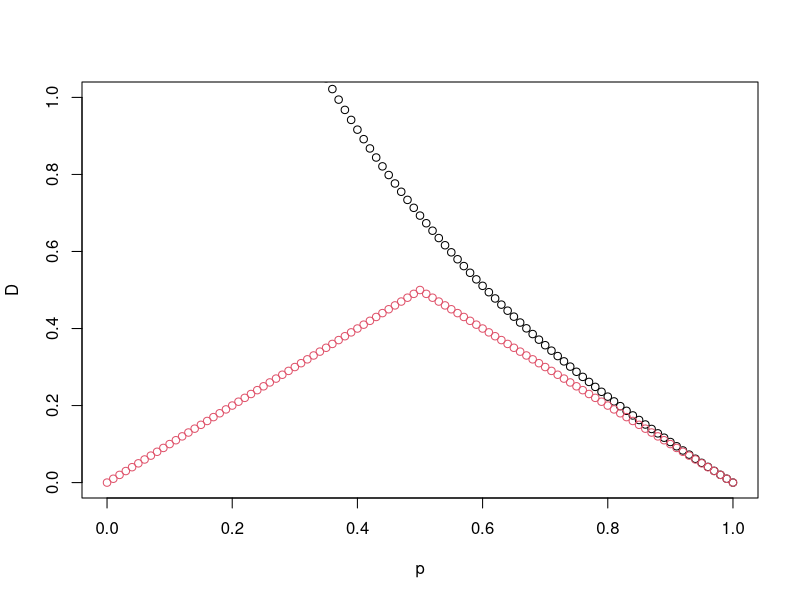
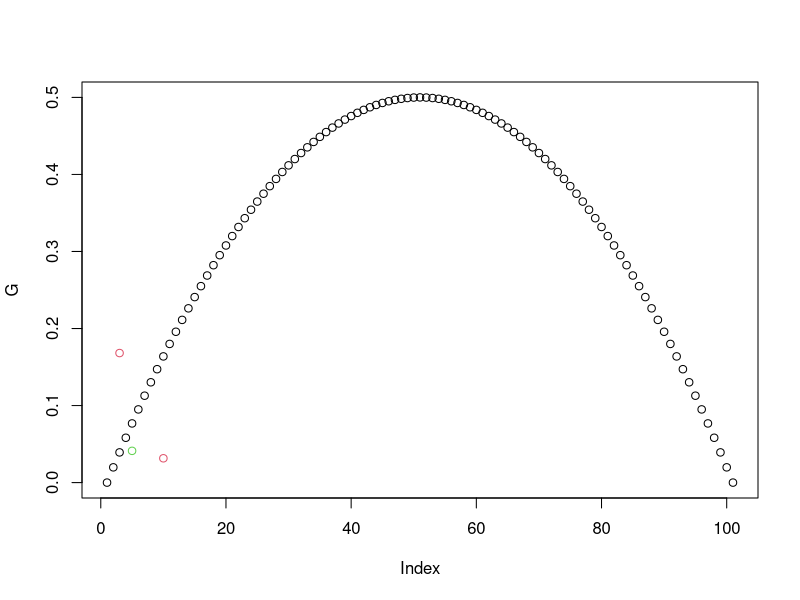

Generate these figures, in order, with R:
p=seq(0, 1, 0.01)


G = 2*p*(1-p)
D = -(p*log(p) + (1-p)*log(p))
ERR = pmin(1-p, p)

#cat("G is:", G, "     D is:", D)

plot(p, D, ylim = c(0,1))
points(p, ERR, col=2)

a1= rnorm(10)
a2= rnorm(10)
a3= rnorm(10)

plot(G)
points(a2, col=2)
points(a3, col=3)
